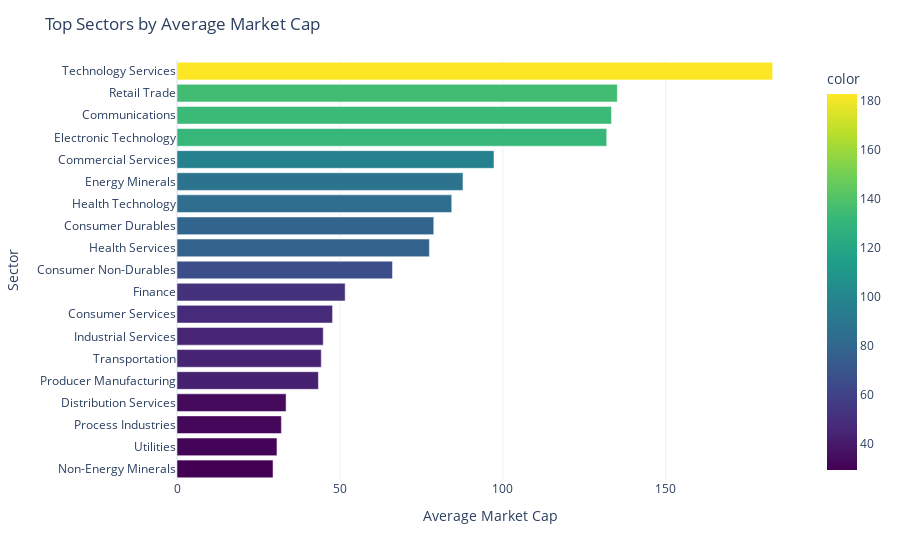

Here is the notebook cell this chart was saved with:
### Markdown cell above
# S&P 500 Index Consistuents

### Code cell
# Plotting a horizontal bar chart of top sectors sorted by their average market capitalization. Horizontal in this case is more appealing.
fig = px.bar(sector_market_caps,
             orientation='h',
             color=sector_market_caps.values,
             color_continuous_scale=px.colors.sequential.Viridis,
             labels={'value':'Average Market Cap', 'index':'Sector'})

# Making the plot prettier and starting with the highest value at the top
fig.update_layout(
    title='Top Sectors by Average Market Cap',
    yaxis={'categoryorder':'total ascending'},
    xaxis_title='Average Market Cap',
    yaxis_title='Sector',
    template='plotly_white'
)

fig.show()

### Figure 1 — Plotly figure (JSON) as saved in the notebook; plotly's stock layout.template omitted (floating-point values rounded to 4 significant figures)
{"data": [{"alignmentgroup": "True", "hovertemplate": "Average Market Cap=%{x}<br>sector=%{y}<br>color=%{marker.color}<extra></extra>", "legendgroup": "", "marker": {"color": [182.8, 135.2, 133.4, 131.9, 97.29, 87.78, 84.33, 78.82, 77.47, 66.14, 51.62, 47.75, 44.9, 44.28, 43.41, 33.49, 32.04, 30.69, 29.48], "coloraxis": "coloraxis", "pattern": {"shape": ""}}, "name": "", "offsetgroup": "", "orientation": "h", "showlegend": false, "textposition": "auto", "type": "bar", "x": [182.8, 135.2, 133.4, 131.9, 97.29, 87.78, 84.33, 78.82, 77.47, 66.14, 51.62, 47.75, 44.9, 44.28, 43.41, 33.49, 32.04, 30.69, 29.48], "xaxis": "x", "y": ["Technology Services", "Retail Trade", "Communications", "Electronic Technology", "Commercial Services", "Energy Minerals", "Health Technology", "Consumer Durables", "Health Services", "Consumer Non-Durables", "Finance", "Consumer Services", "Industrial Services", "Transportation", "Producer Manufacturing", "Distribution Services", "Process Industries", "Utilities", "Non-Energy Minerals"], "yaxis": "y"}], "layout": {"autosize": true, "barmode": "relative", "coloraxis": {"colorbar": {"title": {"text": "color"}}, "colorscale": [[0, "#440154"], [0.1111, "#482878"], [0.2222, "#3e4989"], [0.3333, "#31688e"], [0.4444, "#26828e"], [0.5556, "#1f9e89"], [0.6667, "#35b779"], [0.7778, "#6ece58"], [0.8889, "#b5de2b"], [1, "#fde725"]]}, "legend": {"tracegroupgap": 0}, "margin": {"t": 60}, "title": {"text": "Top Sectors by Average Market Cap"}, "xaxis": {"anchor": "y", "autorange": true, "domain": [0, 1], "range": [0, 192.5], "title": {"text": "Average Market Cap"}, "type": "linear"}, "yaxis": {"anchor": "x", "autorange": true, "categoryorder": "total ascending", "domain": [0, 1], "range": [-0.5, 18.5], "title": {"text": "Sector"}, "type": "category"}}}
